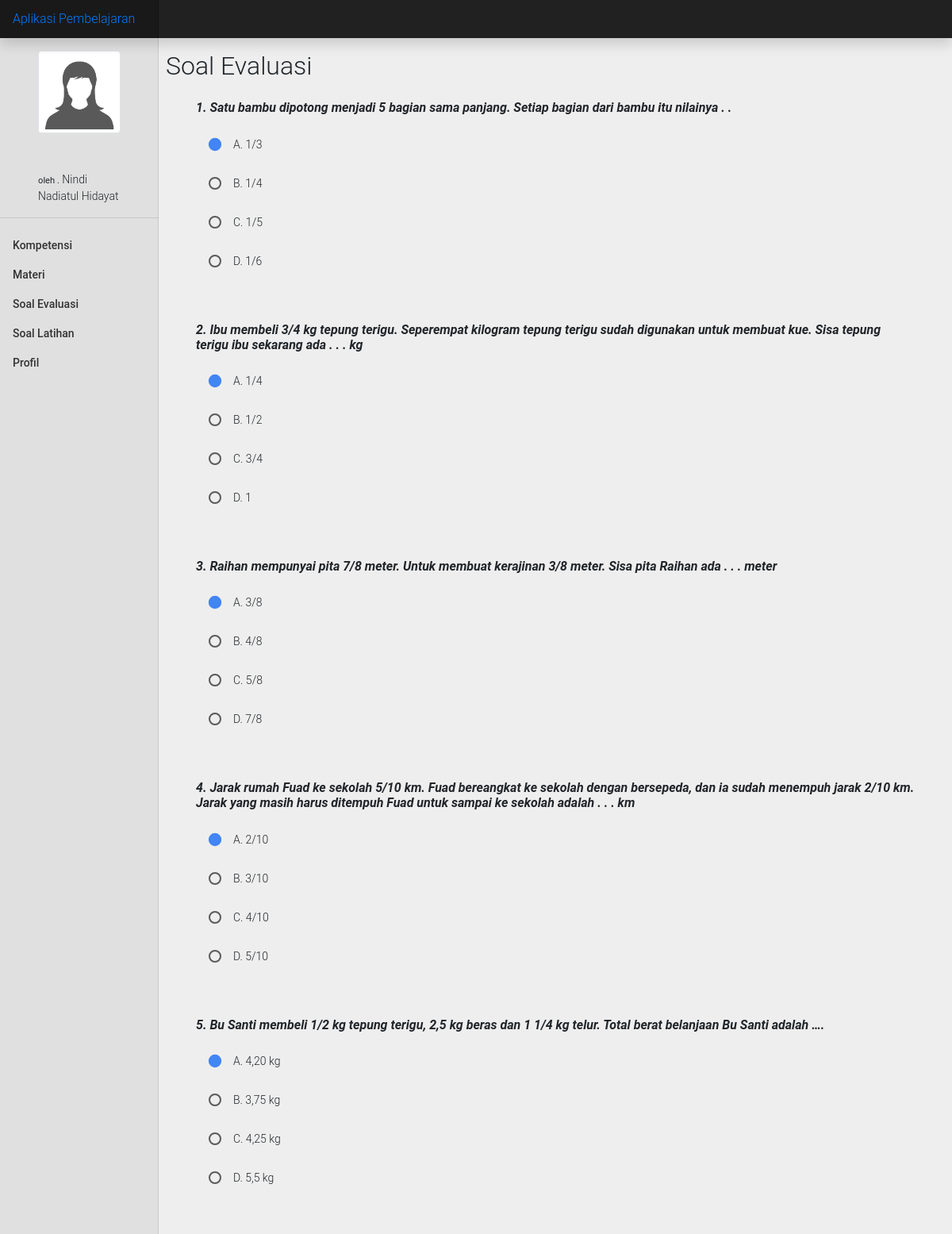
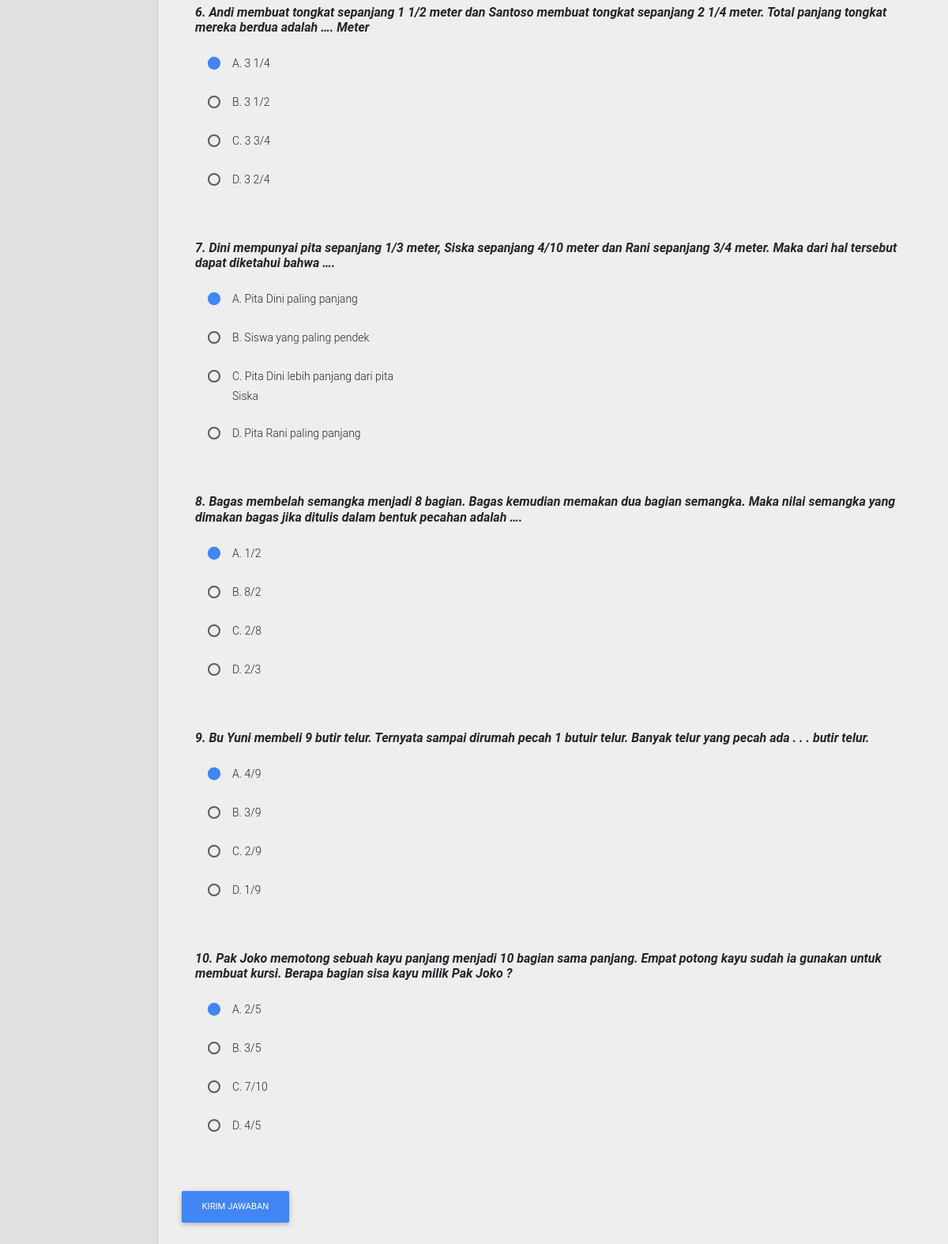
The app's page /soal_evaluasi.php?kode_soal=mat1 with its own data (2 pictures, top to bottom).
### tables this page shows
CREATE TABLE `soal_evaluasi` (
  `no_soal` int(11) NOT NULL,
  `txt_soal` text NOT NULL,
  `a` text NOT NULL,
  `b` text NOT NULL,
  `c` text NOT NULL,
  `d` text NOT NULL,
  `kunci_jawaban` char(1) DEFAULT NULL,
  `kode_soal` varchar(11) NOT NULL
);

### soal_evaluasi.php (the view, shortened to what this page needs)
<?php
include_once 'connection.php';
?>
  <main role="main" class="col-md-9 ml-sm-auto col-lg-10 px-md-4 mt-3">
  <div class="row d-flex justify-content-between mb-3">
    <h2>Soal Evaluasi</h2>
  </div>
      <?php
      if(!empty($_GET['kode_soal']) && empty($_POST['nama_siswa'])){
      $sql_soal = "SELECT * FROM `soal_evaluasi` WHERE kode_soal = '".$_GET['kode_soal']."'";
      $res_soal = $conn->query($sql_soal) or die($conn->error);
      if ($res_soal) {
        ?>
        <form action="" method="POST">
        <?php
        while($row = $res_soal->fetch_assoc()) {
          ?>
        <div class="row ml-2 mr-2">
          <h6 class="col font-weight-bold font-italic"><?php echo $row['no_soal'].". ".$row['txt_soal'] ?></h6>
        </div>
        <div class="col-lg-4 col-md-6 mb-4 py-3">
              <fieldset class="form-check mb-4">
                <label class="form-check-label" for="r[<?php echo $row['no_soal'] ?>]">A. <?php echo $row['a'] ?></label>
              </fieldset>
              <fieldset class="form-check mb-4">
                <label class="form-check-label" for="r[<?php echo $row['no_soal'] ?>]">B. <?php echo $row['b'] ?></label>
              </fieldset>
              <fieldset class="form-check mb-4">
                <label class="form-check-label" for="r[<?php echo $row['no_soal'] ?>]">C. <?php echo $row['c'] ?></label>
              </fieldset>
              <fieldset class="form-check mb-4">
                <label class="form-check-label" for="r[<?php echo $row['no_soal'] ?>]">D. <?php echo $row['d'] ?></label>
              </fieldset>
            </div>
          <?php
          }
          ?>
          <input type="submit" class="btn btn-md btn-primary mb-5" value="Kirim Jawaban">
          </form>
          <?php
        } else {
          echo "0 results";
        }
      }else if(!empty($_POST['nama_siswa'])){
        try {
          $sql1 = "INSERT INTO pk_jawab (kd_jawab, kd_soal) VALUES('".$_POST['kd_jawab']."', '".$_GET['kode_soal']."')";
          $res1 = $conn->query($sql1) or die($conn->error);
          foreach ($_POST['r'] as $key => $value) {
            $sql2 = "INSERT INTO `jawaban_siswa`(`kd_jawab`, `no_soal`, `jawaban`, `type`) VALUES ('".$_POST['kd_jawab']."', $key, '".$value."', '".$_POST['typ']."')";
            $res2 = $conn->query($sql2) or die($conn->error);
          }
        } catch (\Throwable $th) {
          throw $th;
        }
        ?>
        <script>
          Swal.fire({
            position: 'top-end',
            icon: 'success',
            title: 'Jawaban telah tersimpan',
            showConfirmButton: true,
            timer: 1500
          })
        </script>
      <?php
      }
      ?>
    </div>

### records on screen
soal_evaluasi: no_soal "1", txt_soal "Satu bambu dipotong menjadi 5 bagian sama panjang. Setiap bagian dari bambu itu nilainya . .", a "1/3", b "1/4", c "1/5", d "1/6"
soal_evaluasi: no_soal "2", txt_soal "Ibu membeli 3/4 kg tepung terigu. Seperempat kilogram tepung terigu sudah digunakan untuk membuat kue. Sisa tepung terigu ibu sekarang ada . . . kg", a "1/4", b "1/2", c "3/4", d "1"
soal_evaluasi: no_soal "3", txt_soal "Raihan mempunyai pita 7/8 meter. Untuk membuat kerajinan 3/8 meter. Sisa pita Raihan ada . . . meter", a "3/8", b "4/8", c "5/8", d "7/8"
soal_evaluasi: no_soal "4", txt_soal "Jarak rumah Fuad ke sekolah 5/10 km. Fuad bereangkat ke sekolah dengan bersepeda, dan ia sudah menempuh jarak 2/10 km. Jarak yang masih harus ditempuh Fuad untuk sampai ke sekolah adalah . . . km", a "2/10", b "3/10", c "4/10", d "5/10"
soal_evaluasi: no_soal "5", txt_soal "Bu Santi membeli 1/2 kg tepung terigu, 2,5 kg beras dan 1 1/4 kg telur. Total berat belanjaan Bu Santi adalah ….", a "4,20 kg", b "3,75 kg", c "4,25 kg", d "5,5 kg"
soal_evaluasi: no_soal "6", txt_soal "Andi membuat tongkat sepanjang 1 1/2 meter dan Santoso membuat tongkat sepanjang 2 1/4 meter. Total panjang tongkat mereka berdua adalah …. Meter", a "3 1/4", b "3 1/2", c "3 3/4", d "3 2/4"
soal_evaluasi: no_soal "7", txt_soal "Dini mempunyai pita sepanjang 1/3 meter, Siska sepanjang 4/10 meter dan Rani sepanjang 3/4 meter. Maka dari hal tersebut dapat diketahui bahwa ….", a "Pita Dini paling panjang", b "Siswa yang paling pendek", c "Pita Dini lebih panjang dari pita Siska", d "Pita Rani paling panjang"
soal_evaluasi: no_soal "8", txt_soal "Bagas membelah semangka menjadi 8 bagian. Bagas kemudian memakan dua bagian semangka. Maka nilai semangka yang dimakan bagas jika ditulis dalam bentuk pecahan adalah ….", a "1/2", b "8/2", c "2/8", d "2/3"
soal_evaluasi: no_soal "9", txt_soal "Bu Yuni membeli 9 butir telur. Ternyata sampai dirumah pecah 1 butuir telur. Banyak telur yang pecah ada . . . butir telur.", a "4/9", b "3/9", c "2/9", d "1/9"
soal_evaluasi: no_soal "10", txt_soal "Pak Joko memotong sebuah kayu panjang menjadi 10 bagian sama panjang. Empat potong kayu sudah ia gunakan untuk membuat kursi. Berapa bagian sisa kayu milik Pak Joko ?", a "2/5", b "3/5", c "7/10", d "4/5"
